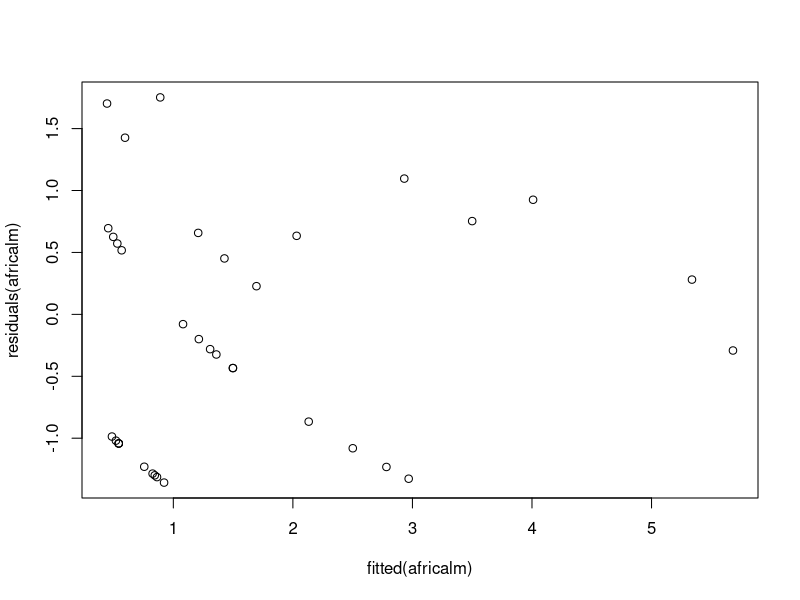
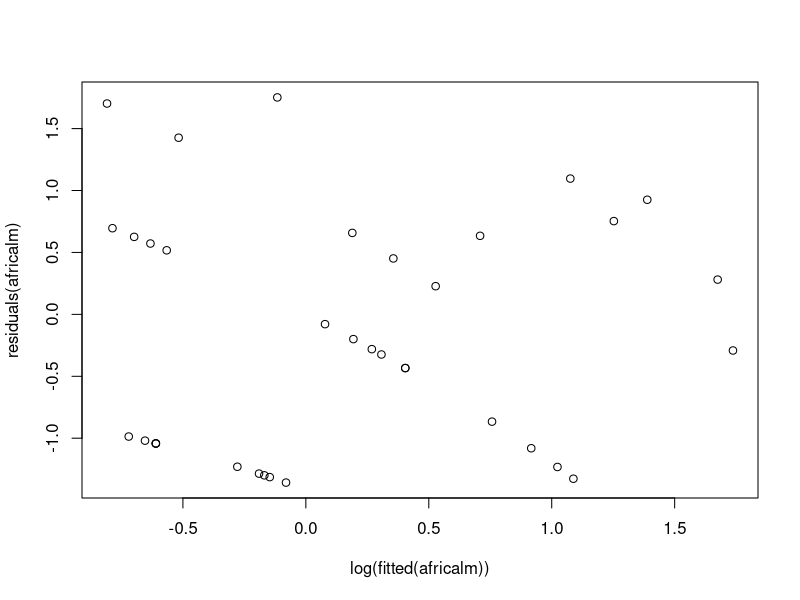
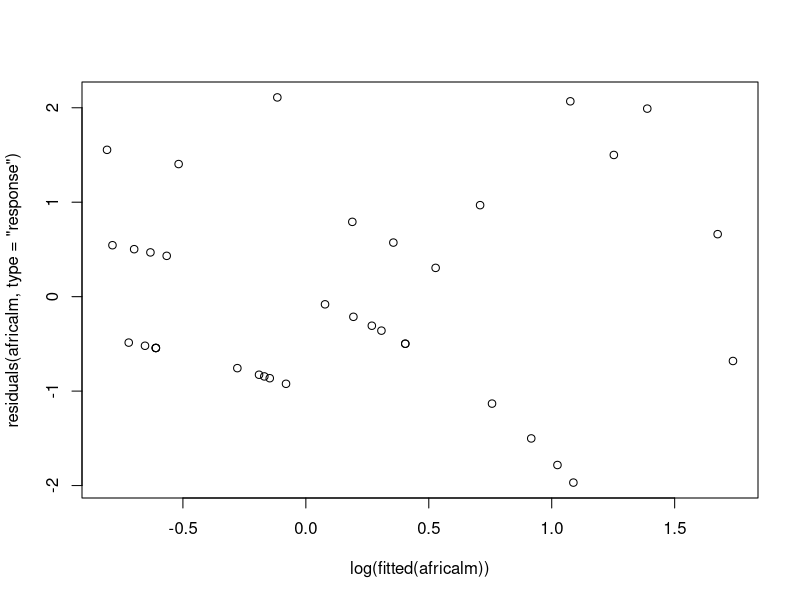
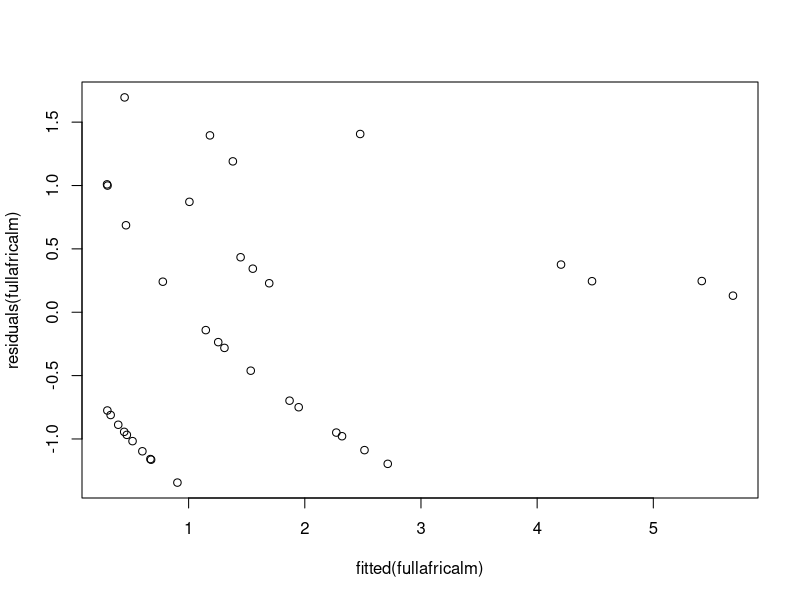
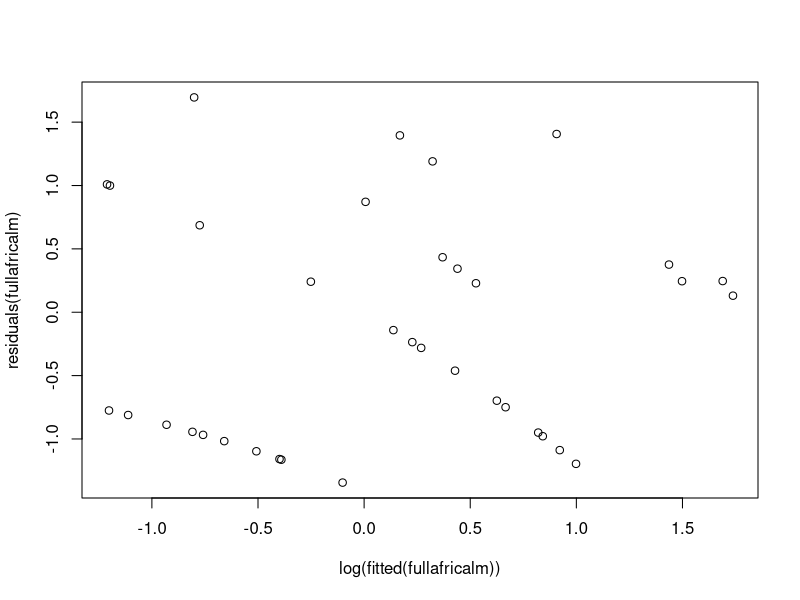
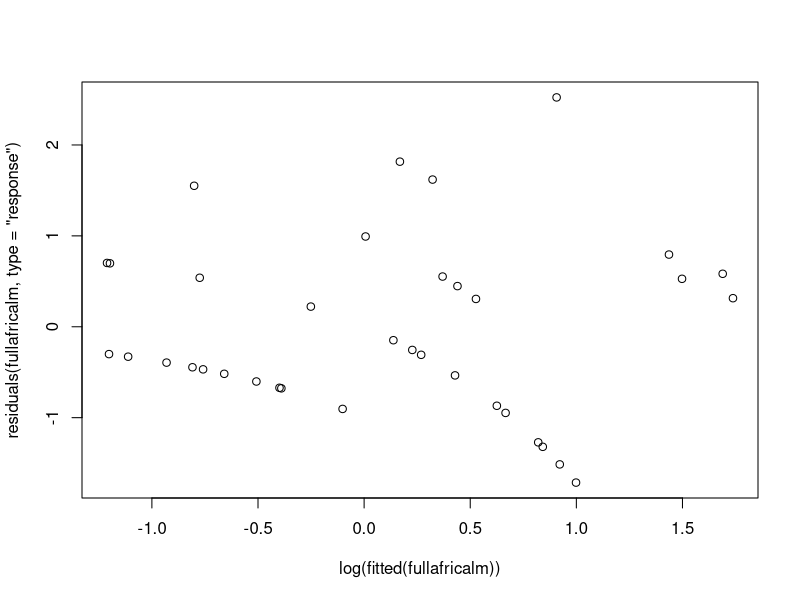
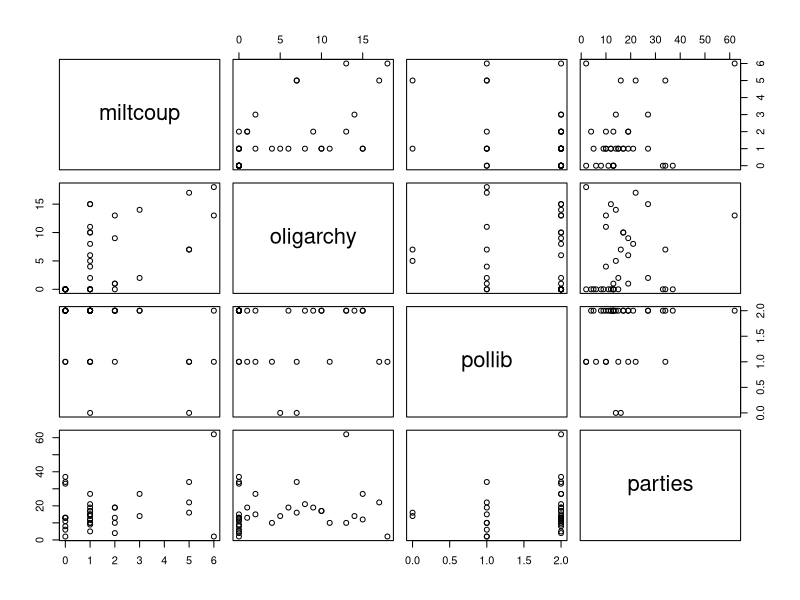
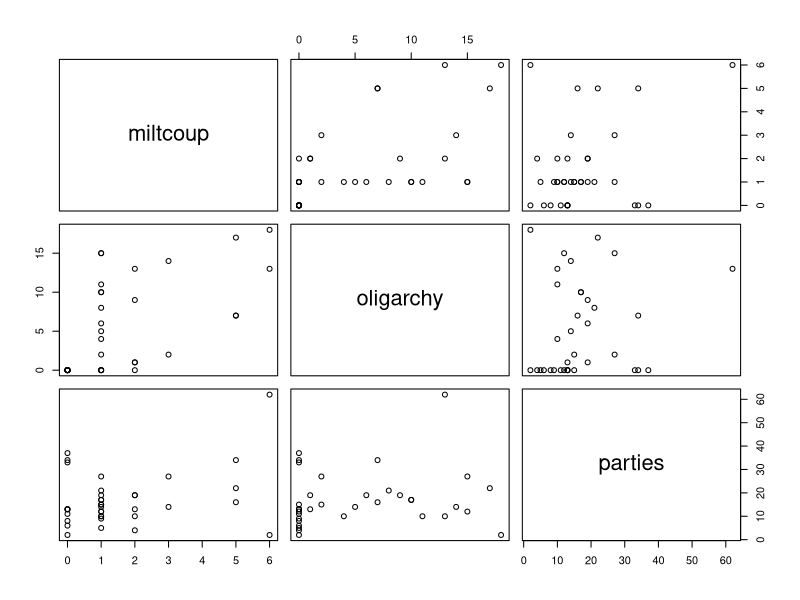

The R script that drew these images, in order:
#3.1



#3.3
data = read.table("africa.txt", header=T)
attach(data)

fullafricalm = glm(miltcoup~oligarchy+pollib+parties+pctvote
               +popn+size+numelec+numregim, family=poisson,data=data)
summary(fullafricalm)

#3.4
#remove numelec, has highest p-value

africalm = glm(miltcoup~oligarchy+pollib+parties+pctvote
               +popn+size+numregim, family=poisson,data=data)
summary(africalm)

#remove numregim, has highest p-value

africalm = glm(miltcoup~oligarchy+pollib+parties+pctvote
               +popn+size, family=poisson,data=data)
summary(africalm)

#remove size, has highest p-value

africalm = glm(miltcoup~oligarchy+pollib+parties+pctvote
               +popn, family=poisson,data=data)
summary(africalm)

#remove popn, has highest p-value

africalm = glm(miltcoup~oligarchy+pollib+parties+pctvote,
               family=poisson,data=data)
summary(africalm)

#remove pctvote, has highest p-value

africalm = glm(miltcoup~oligarchy+pollib+parties,
               family=poisson,data=data)
summary(africalm)

confint(africalm)
coef(africalm)

#3.5

#plot of model
plot(fitted(africalm),residuals(africalm))
plot(log(fitted(africalm)),residuals(africalm))
plot(log(fitted(africalm)),residuals(africalm,type="response"))
#plots of full model
plot(fitted(fullafricalm),residuals(fullafricalm))
plot(log(fitted(fullafricalm)),residuals(fullafricalm))
plot(log(fitted(fullafricalm)),residuals(fullafricalm,type="response"))

pairs(miltcoup~oligarchy+pollib+parties,data=data)

data$pollib = as.factor(data$pollib)
africalm = glm(miltcoup~oligarchy+pollib+parties,
               family=poisson,data=data)
summary(africalm)

pairs(miltcoup~oligarchy+parties,data=data)